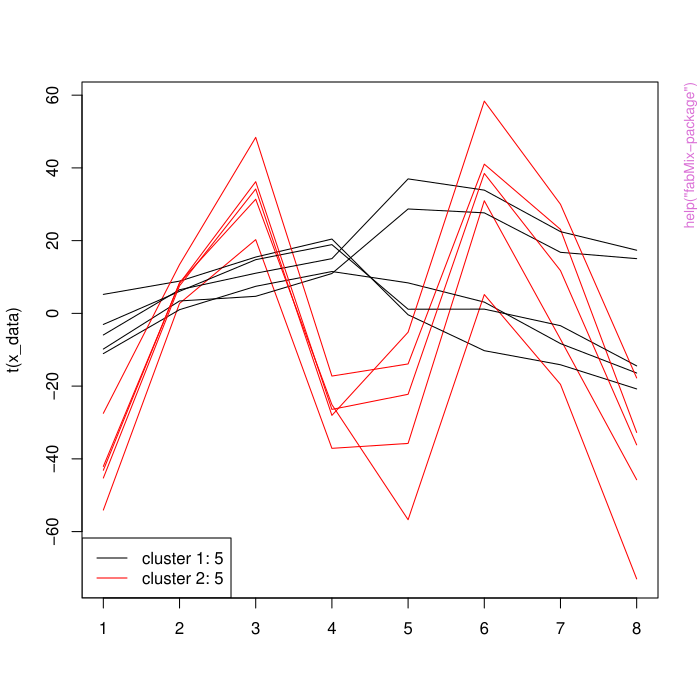

Source code (R):
pkgname <- "fabMix"
source(file.path(R.home("share"), "R", "examples-header.R"))
options(warn = 1)
library('fabMix')

base::assign(".oldSearch", base::search(), pos = 'CheckExEnv')
cleanEx()
nameEx("fabMix-package")
### * fabMix-package

flush(stderr()); flush(stdout())

### Name: fabMix-package
### Title: Overfitting Parsimonious Bayesian Mixtures of Factor Analyzers
###   with an Unknown Number of Components
### Aliases: fabMix-package
### Keywords: package

### ** Examples


library('fabMix')

n = 10               # sample size
p = 8                # number of variables
q = 2                # number of factors
K = 2		     # number of clusters

sINV_diag = 1/((1:p))	 				# diagonal of inverse variance of errors
set.seed(100)
syntheticDataset <- simData(sameLambda=TRUE,K.true = K, n = n, q = q, p = p, 
			sINV_values = sINV_diag)
colnames(syntheticDataset$data) <- paste0("x_",1:p)
qRange <- 1:2	# range of values for the number of factors

Kmax <- 5		# number of components for the overfitted mixture model
nChains <- 2		# number of parallel heated chains

# Run `fabMix` for a _small_ number of iterations for the 
#	`UUU` (maximal model) and `CCC` (minimal model) parameterizations,
# 	using the default prior parallel heating parameters `dirPriorAlphas`.
#	NOTE: `dirPriorAlphas` may require some tuning in general.

set.seed(1)
fm <- fabMix( model = c("UUU", "CCC"), nChains = 2, 
	rawData = syntheticDataset$data, outDir = "toyExample",
        Kmax = Kmax, mCycles = 4, burnCycles = 1, q = qRange,
        g = 0.5, h = 0.5, alpha_sigma = 0.5, beta_sigma = 0.5, 
        warm_up_overfitting = 5, warm_up = 25) 

# WARNING: the following parameters: 
#  Kmax, nChains, mCycles, burnCycles, warm_up_overfitting, warm_up 
#	 should take (much) _larger_ values. E.g. a typical implementation consists of:
#        Kmax = 20, nChains = 8, mCycles = 1100, burnCycles = 100, 
#        warm_up_overfitting = 500, warm_up = 5000. 

# Now print a run summary and produce some plots. 
print(fm)
plot(fm, what = "BIC")
plot(fm, what = "classification_pairs")




cleanEx()
nameEx("fabMix")
### * fabMix

flush(stderr()); flush(stdout())

### Name: fabMix
### Title: Main function
### Aliases: fabMix

### ** Examples

## Not run: 
##D # simulate a synthetic dataset along the lines of the paper:
##D n = 1000              # sample size
##D p = 40                # number of variables
##D q = 4                 # number of factors
##D K = 10                # number of clusters
##D sINV_diag = 1/((1:p)) # diagonal of inverse variance of errors
##D set.seed(10)
##D syntheticDataset <- simData(K.true = K, n = n, q = q, p = p, sINV_values = sINV_diag )
##D 
##D # define parameters
##D Kmax <- 20    # number of overfitted mixture components
##D nChains <- 8  # number of parallel chains
##D outputFolder <- "fabMixExample"
##D # Run algorithm
##D fabMix( rawData = syntheticDataset$data, 
##D 	nChains = nChains,
##D         outDir = outputFolder, Kmax = Kmax, 
##D 	mCycles = 1200, 
##D         burnCycles = 200, q = 3:5) 
## End(Not run)





cleanEx()
nameEx("fabMix_CxC")
### * fabMix_CxC

flush(stderr()); flush(stdout())

### Name: fabMix_CxC
### Title: Main function of the package for CUC, CCC models
### Aliases: fabMix_CxC

### ** Examples

## Not run: 
##D # simulate a synthetic dataset along the lines of the paper:
##D n = 1000              # sample size
##D p = 40                # number of variables
##D q = 4                 # number of factors
##D K = 10                # number of clusters
##D sINV_diag = 1/((1:p)) # diagonal of inverse variance of errors
##D set.seed(10)
##D syntheticDataset <- simData(K.true = K, n = n, q = q, p = p, sINV_values = sINV_diag )
##D 
##D # define parameters
##D Kmax <- 20    # number of overfitted mixture components
##D nChains <- 8  # number of parallel chains
##D dN <- 1
##D # Dirichlet prior of mixture weights per chain.
##D #   The target chain corresponds to the first entry.
##D dirPriorAlphas <- c(1, 1 + dN * (2:nChains - 1))/Kmax   
##D outputFolder <- "fabMixExample"
##D # Run algorithm
##D fabMix_CxC( dirPriorAlphas = dirPriorAlphas, 
##D         rawData = syntheticDataset$data, 
##D         outDir = outputFolder, Kmax = Kmax, mCycles = 1200, 
##D         burnCycles = 200, q = q) 
##D 
##D # Compute information criteria:
##D #getStuffForDIC(x_data = syntheticDataset$data, outputFolder = outputFolder, q = q)
##D 
##D # Deal with label switching:
##D #dealWithLabelSwitching(x_data = syntheticDataset$data, 
##D #        outputFolder = outputFolder, q = q, 
##D #        compute_regularized_expression = TRUE, Km = Kmax)
## End(Not run)





cleanEx()
nameEx("fabMix_CxU")
### * fabMix_CxU

flush(stderr()); flush(stdout())

### Name: fabMix_CxU
### Title: Main function of the package for CCU, CUU models
### Aliases: fabMix_CxU

### ** Examples

## Not run: 
##D # simulate a synthetic dataset along the lines of the paper:
##D n = 1000              # sample size
##D p = 40                # number of variables
##D q = 4                 # number of factors
##D K = 10                # number of clusters
##D sINV_diag = 1/((1:p)) # diagonal of inverse variance of errors
##D set.seed(10)
##D syntheticDataset <- simData(K.true = K, n = n, q = q, p = p, sINV_values = sINV_diag )
##D 
##D # define parameters
##D Kmax <- 20    # number of overfitted mixture components
##D nChains <- 8  # number of parallel chains
##D dN <- 1
##D # Dirichlet prior of mixture weights per chain.
##D #   The target chain corresponds to the first entry.
##D dirPriorAlphas <- c(1, 1 + dN * (2:nChains - 1))/Kmax   
##D outputFolder <- "fabMixExample"
##D # Run algorithm
##D fabMix_CxU( dirPriorAlphas = dirPriorAlphas, 
##D         rawData = syntheticDataset$data, 
##D         outDir = outputFolder, Kmax = Kmax, mCycles = 1200, 
##D         burnCycles = 200, q = q) 
##D 
##D # Compute information criteria:
##D #getStuffForDIC(x_data = syntheticDataset$data, outputFolder = outputFolder, q = q)
##D 
##D # Deal with label switching:
##D #dealWithLabelSwitching(x_data = syntheticDataset$data, 
##D #        outputFolder = outputFolder, q = q, 
##D #        compute_regularized_expression = TRUE, Km = Kmax)
## End(Not run)





cleanEx()
nameEx("fabMix_UxC")
### * fabMix_UxC

flush(stderr()); flush(stdout())

### Name: fabMix_UxC
### Title: Main function of the package for UUC, UCC models
### Aliases: fabMix_UxC

### ** Examples

## Not run: 
##D # simulate a synthetic dataset along the lines of the paper:
##D n = 1000              # sample size
##D p = 40                # number of variables
##D q = 4                 # number of factors
##D K = 10                # number of clusters
##D sINV_diag = 1/((1:p)) # diagonal of inverse variance of errors
##D set.seed(10)
##D syntheticDataset <- simData(K.true = K, n = n, q = q, p = p, sINV_values = sINV_diag )
##D 
##D # define parameters
##D Kmax <- 20    # number of overfitted mixture components
##D nChains <- 8  # number of parallel chains
##D dN <- 1
##D # Dirichlet prior of mixture weights per chain.
##D #   The target chain corresponds to the first entry.
##D dirPriorAlphas <- c(1, 1 + dN * (2:nChains - 1))/Kmax   
##D outputFolder <- "fabMixExample"
##D # Run algorithm
##D fabMix_UxC( dirPriorAlphas = dirPriorAlphas, 
##D         rawData = syntheticDataset$data, 
##D         outDir = outputFolder, Kmax = Kmax, mCycles = 1200, 
##D         burnCycles = 200, q = q) 
##D 
##D # Compute information criteria:
##D #getStuffForDIC(x_data = syntheticDataset$data, outputFolder = outputFolder, q = q)
##D 
##D # Deal with label switching:
##D #dealWithLabelSwitching(x_data = syntheticDataset$data, 
##D #        outputFolder = outputFolder, q = q, 
##D #        compute_regularized_expression = TRUE, Km = Kmax)
## End(Not run)





cleanEx()
nameEx("fabMix_UxU")
### * fabMix_UxU

flush(stderr()); flush(stdout())

### Name: fabMix_UxU
### Title: Fit UxU mixtures
### Aliases: fabMix_UxU

### ** Examples

## Not run: 
##D # simulate a synthetic dataset along the lines of the paper:
##D n = 1000              # sample size
##D p = 40                # number of variables
##D q = 4                 # number of factors
##D K = 10                # number of clusters
##D sINV_diag = 1/((1:p)) # diagonal of inverse variance of errors
##D set.seed(10)
##D syntheticDataset <- simData(K.true = K, n = n, q = q, p = p, sINV_values = sINV_diag )
##D 
##D # define parameters
##D Kmax <- 20    # number of overfitted mixture components
##D nChains <- 8  # number of parallel chains
##D dN <- 1
##D # Dirichlet prior of mixture weights per chain.
##D #   The target chain corresponds to the first entry.
##D dirPriorAlphas <- c(1, 1 + dN * (2:nChains - 1))/Kmax   
##D outputFolder <- "fabMixExample"
##D # Run algorithm
##D fabMix_UxU( dirPriorAlphas = dirPriorAlphas, 
##D         rawData = syntheticDataset$data, 
##D         outDir = outputFolder, Kmax = Kmax, mCycles = 1200, 
##D         burnCycles = 200, q = q) 
##D 
##D # Compute information criteria:
##D getStuffForDIC(x_data = syntheticDataset$data, outputFolder = outputFolder, q = q)
##D 
##D # Deal with label switching:
##D dealWithLabelSwitching(x_data = syntheticDataset$data, 
##D         outputFolder = outputFolder, q = q, 
##D         compute_regularized_expression = TRUE, Km = Kmax)
## End(Not run)





cleanEx()
nameEx("fabMix_missing_values")
### * fabMix_missing_values

flush(stderr()); flush(stdout())

### Name: fabMix_missing_values
### Title: Main function for the case of missing values
### Aliases: fabMix_missing_values

### ** Examples

## Not run: 
##D # simulate a synthetic dataset along the lines of the paper:
##D n = 1000              # sample size
##D p = 40                # number of variables
##D q = 4                 # number of factors
##D K = 10                # number of clusters
##D sINV_diag = 1/((1:p)) # diagonal of inverse variance of errors
##D set.seed(10)
##D syntheticDataset <- simData(K.true = K, n = n, q = q, p = p, sINV_values = sINV_diag )
##D 
##D # define parameters
##D Kmax <- 20    # number of overfitted mixture components
##D nChains <- 8  # number of parallel chains
##D dN <- 1
##D # Dirichlet prior of mixture weights per chain.
##D #   The target chain corresponds to the first entry.
##D dirPriorAlphas <- c(1, 1 + dN * (2:nChains - 1))/Kmax   
##D outputFolder <- "fabMixExample"
##D # Run algorithm
##D fabMix( dirPriorAlphas = dirPriorAlphas, 
##D         rawData = syntheticDataset$data, 
##D         outDir = outputFolder, Kmax = Kmax, mCycles = 1200, 
##D         burnCycles = 200, q = q) 
##D 
##D # Compute information criteria:
##D getStuffForDIC(x_data = syntheticDataset$data, outputFolder = outputFolder, q = q)
##D 
##D # Deal with label switching:
##D dealWithLabelSwitching(x_data = syntheticDataset$data, 
##D         outputFolder = outputFolder, q = q, 
##D         compute_regularized_expression = TRUE, Km = Kmax)
## End(Not run)





### * <FOOTER>
###
options(digits = 7L)
base::cat("Time elapsed: ", proc.time() - base::get("ptime", pos = 'CheckExEnv'),"\n")
grDevices::dev.off()
###
### Local variables: ***
### mode: outline-minor ***
### outline-regexp: "\\(> \\)?### [*]+" ***
### End: ***
quit('no')
